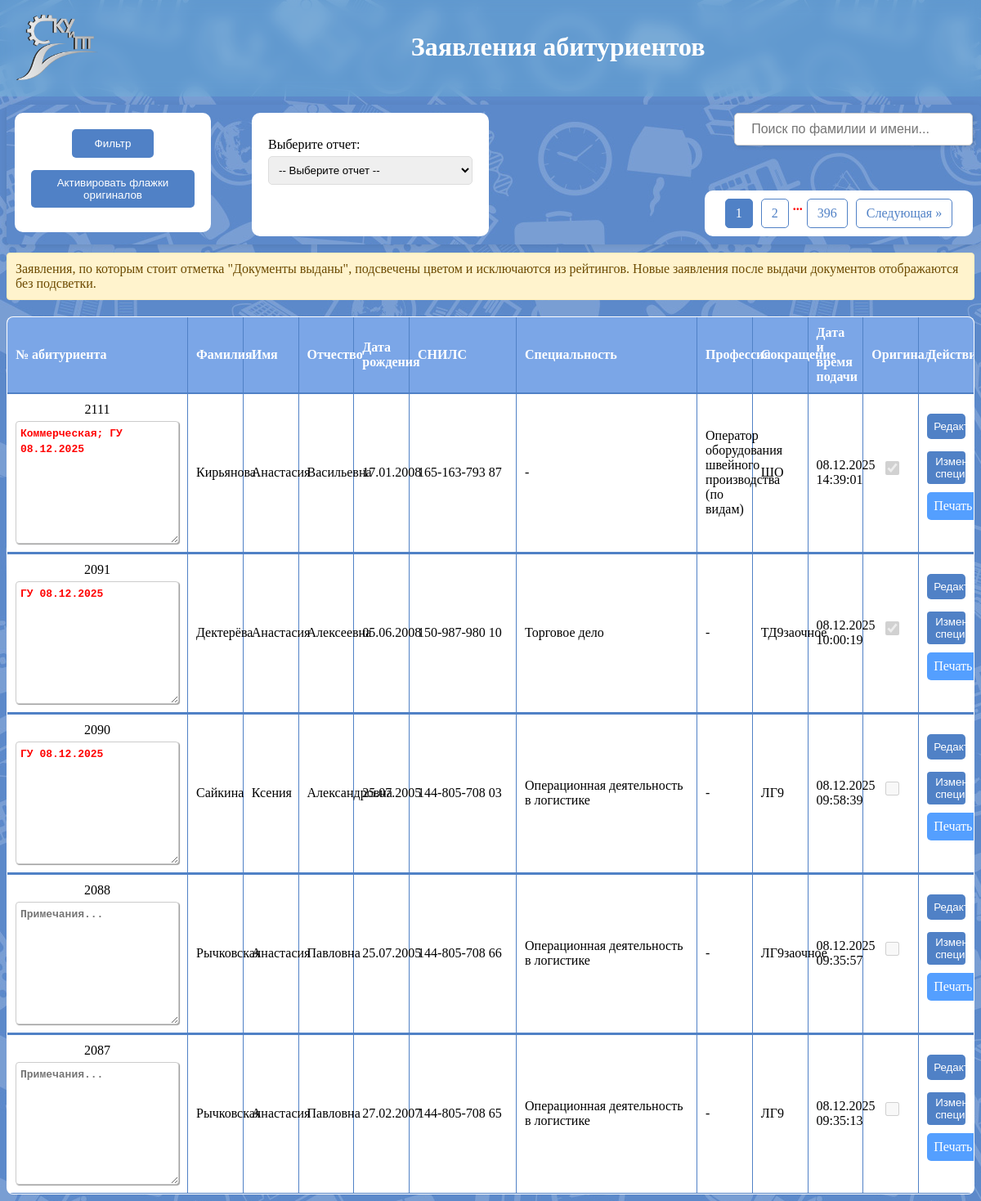
The app's page /pages/zayavleniya.php with its own data.
### tables this page shows
CREATE TABLE `zayav` (
  `id_zayav` int(11) NOT NULL,
  `id_abitur` int(11) NOT NULL,
  `id_spec_prof` int(11) DEFAULT NULL,
  `budzhet` int(11) DEFAULT '1',
  `date` datetime NOT NULL DEFAULT CURRENT_TIMESTAMP,
  `original` tinyint(1) NOT NULL DEFAULT '0',
  `comment` text,
  `issue_note` text,
  `group_id` int(11) DEFAULT NULL
);

CREATE TABLE `profec_spec` (
  `id_prof_spec` int(11) NOT NULL,
  `title` varchar(150) NOT NULL,
  `code` varchar(10) NOT NULL,
  `socr` varchar(20) NOT NULL,
  `ispitanie` int(11) DEFAULT NULL,
  `class` int(11) NOT NULL,
  `forma_obuch` int(11) NOT NULL,
  `kategoriya` int(11) NOT NULL,
  `programm` int(11) NOT NULL,
  `date_sobr` int(11) DEFAULT NULL,
  `date_okonch` int(11) DEFAULT NULL
);

### pages/zayavleniya.php (the view, shortened to what this page needs)
<?php
$host = 'localhost';
$user = 'root';
$password = 'root';
$dbname = 'pk_2025';
$conn = new mysqli($host, $user, $password, $dbname);
$limit = 5;
$page = isset($_GET['page']) ? max((int)$_GET['page'], 1) : 1;
$offset = ($page - 1) * $limit;
$sqlWhere = '';
$sql = "
SELECT
    abit.id_abit,
    abit.familiya,
    abit.imya,
    abit.otchestvo,
    abit.snils,
    abit.date_bd,
    MAX(zayav.date) as latest_date,
    (SELECT comment FROM zayav WHERE id_abitur = abit.id_abit AND comment IS NOT NULL ORDER BY date DESC LIMIT 1) as last_comment
FROM
    abit
JOIN zayav ON abit.id_abit = zayav.id_abitur
JOIN profec_spec ON zayav.id_spec_prof = profec_spec.id_prof_spec
JOIN kat_spec_prof ON profec_spec.kategoriya = kat_spec_prof.id_kat
WHERE 1 $sqlWhere
GROUP BY abit.id_abit, abit.familiya, abit.imya, abit.otchestvo, abit.snils, abit.date_bd
ORDER BY latest_date DESC
LIMIT ? OFFSET ?
";
$stmt = $conn->prepare($sql);
$stmt->bind_param("ii", $limit, $offset);
$stmt->execute();
$result = $stmt->get_result();
$sqlCount = "
SELECT COUNT(DISTINCT abit.id_abit) AS total
FROM abit
JOIN zayav ON abit.id_abit = zayav.id_abitur
JOIN profec_spec ON zayav.id_spec_prof = profec_spec.id_prof_spec
JOIN kat_spec_prof ON profec_spec.kategoriya = kat_spec_prof.id_kat
WHERE 1 $sqlWhere
";
$resultCount = $conn->query($sqlCount);
$totalAbit = $resultCount->fetch_assoc()['total'];
$totalPages = ceil($totalAbit / $limit);
$abitIds = array_column($result->fetch_all(MYSQLI_ASSOC), 'id_abit');
if (!empty($abitIds)) {
    $idsIn = implode(",", array_map('intval', $abitIds));
    $zayavQuery = "
    SELECT
        abit.id_abit,
        abit.familiya,
        abit.imya,
        abit.otchestvo,
        abit.snils,
        abit.date_bd,
        zayav.id_zayav,
        zayav.date,
        zayav.original,
        zayav.comment,
        zayav.issue_note,
        profec_spec.code,
        profec_spec.title AS spec_title,
        profec_spec.socr,
        kat_spec_prof.title AS kategoriya,
        (SELECT comment FROM zayav WHERE id_abitur = abit.id_abit AND comment IS NOT NULL ORDER BY date DESC LIMIT 1) as last_comment
    FROM
        zayav
    JOIN abit ON abit.id_abit = zayav.id_abitur
    JOIN profec_spec ON zayav.id_spec_prof = profec_spec.id_prof_spec
    JOIN kat_spec_prof ON profec_spec.kategoriya = kat_spec_prof.id_kat
    WHERE abit.id_abit IN ($idsIn)
    ORDER BY zayav.date DESC
    ";
    $zayavResult = $conn->query($zayavQuery);
    $abitData = [];
    while ($row = $zayavResult->fetch_assoc()) {
        $idAbit = $row['id_abit'];
        if (!isset($abitData[$idAbit])) {
            $abitData[$idAbit]['familiya'] = $row['familiya'];
            $abitData[$idAbit]['imya'] = $row['imya'];
            $abitData[$idAbit]['otchestvo'] = $row['otchestvo'];
            $abitData[$idAbit]['snils'] = $row['snils'];
            $abitData[$idAbit]['date_bd'] = $row['date_bd'];
            $abitData[$idAbit]['last_comment'] = $row['last_comment'];
        }
        $abitData[$idAbit]['zayavleniya'][] = [
            'code' => $row['code'],
            'spec_title' => $row['kategoriya'] === 'Специальность' ? $row['spec_title'] : '-',
            'profession' => $row['kategoriya'] === 'Профессия' ? $row['spec_title'] : '-',
            'socr' => $row['socr'],
            'date' => $row['date'],
            'id_zayav' => $row['id_zayav'],
            'original' => $row['original'],
            'comment' => $row['comment'],
            'issue_note' => isset($row['issue_note']) ? $row['issue_note'] : null
        ];
    }
}
?>
<!DOCTYPE html>
<html lang="ru">
<head>
    <link rel="stylesheet" href="css/styles.css">
</head>
<body>
<header>
    <div class="blur">
        <img src="img/ykuipt_logo.png" alt="Логотип"><h1>Заявления абитуриентов</h1>
    </div>
</header>
<div class = "search-and-filter">
    <div class = "filter-otchet">
        <div class="filter-cont-btn">
            <button id="openFilter" class="filter-btn">Фильтр</button>
            <button id="activateCheckboxes" class="button">Активировать флажки оригиналов</button>
        </div>
        <div class = "otchet">
    <label for="reportSelector">Выберите отчет:</label>
    <select id="reportSelector" onchange="showReport()">
        <option value="">-- Выберите отчет --</option>
    </select>
    <br><br>
        </div>
    </div>
<div id = "searchContainer">
    <form id="searchForm" method="GET" action="">
        <input type="text" name="search" id="searchInput" placeholder="Поиск по фамилии и имени..."
            value="<?= htmlspecialchars($_GET['search'] ?? '') ?>">
    </form>
</div>
<div class="pagination-filter">
    <?php
    $params = $_GET;
    unset($params['page']);
    $queryString = http_build_query($params);
    function pageLink($pageNum, $currentPage, $queryString) {
        $active = $pageNum == $currentPage ? 'active' : '';
        $link = '?page=' . $pageNum . ($queryString ? '&' . $queryString : '');
        return '<a href="' . htmlspecialchars($link) . '" class="' . $active . '">' . htmlspecialchars($pageNum) . '</a>';
    }
    for ($i = max(1, $page - 1); $i <= min($totalPages, $page + 1); $i++) {
        echo pageLink($i, $page, $queryString);
    }
    if ($page < $totalPages - 1) {
        if ($page + 1 < $totalPages - 1) {
            echo '<span>...</span>';
        }
        echo pageLink($totalPages, $page, $queryString);
    }
    if ($page < $totalPages) {
        echo '<a href="?page=' . ($page + 1) . ($queryString ? '&' . $queryString : '') . '">Следующая »</a>';
    }
    ?>
</div>
</div>
    <?php if (empty($abitData)) : ?>
    <div class = "no-zayav">
        <p>Нет заявлений для отображения</p>
    </div>
    <?php else : ?>
    <div class="issued-legend">
        Заявления, по которым стоит отметка "Документы выданы", подсвечены цветом и исключаются из рейтингов. Новые заявления после выдачи документов отображаются без подсветки.
    </div>
    <table id = "table_zayav">
    <thead>
        <tr>
            <th class="th1">№ абитуриента</th>
            <th>Фамилия</th>
            <th>Имя</th>
            <th>Отчество</th>
            <th>Дата рождения</th>
            <th class="th2">СНИЛС</th>
            <th>Специальность</th>
            <th>Профессия</th>
            <th>Сокращение</th>
            <th>Дата и время подачи</th>
            <th>Оригинал</th>
            <th>Действия</th>
        </tr>
    </thead>
    <tbody>
    <?php
foreach ($abitData as $idAbit => $data) {
    $rowCount = count($data['zayavleniya']);
    if (isset($data['zayavleniya'])) {
        usort($data['zayavleniya'], function($a, $b) {
            return $a['id_zayav'] - $b['id_zayav'];
        });
    }
    echo "<tr class='abit-border-top'><td colspan='12'></td></tr>";
    $firstZayav = array_shift($data['zayavleniya']);
    $isIssued = !empty($firstZayav['issue_note']) && strpos($firstZayav['issue_note'], 'Документы выданы') === 0;
    $issueNote = $isIssued ? htmlspecialchars($firstZayav['issue_note']) : '';
    echo "<tr>";
        echo "<td rowspan='$rowCount' class='td-id'>
            <div class='td-id-content'>" . htmlspecialchars($idAbit) . "
            <textarea
                class='notes-textarea'
                data-abit-id='" . $idAbit . "'
                placeholder='Примечания...'>" . htmlspecialchars($data['last_comment'] ?? '') . "</textarea>
            </div>
        </td>";
    echo "<td rowspan='$rowCount'>" . htmlspecialchars($data['familiya']) . "</td>";
    echo "<td rowspan='$rowCount'>" . htmlspecialchars($data['imya']) . "</td>";
    echo "<td rowspan='$rowCount'>" . htmlspecialchars($data['otchestvo']) . "</td>";
    echo "<td rowspan='$rowCount'>" . date("d.m.Y", strtotime($data['date_bd'])) . "</td>";
    echo "<td rowspan='$rowCount'>" . htmlspecialchars($data['snils']) . "</td>";
    $issueLabel = $issueNote ? "<div class='issued-label'>{$issueNote}</div>" : '';
    $issuedCellClass = $issueNote ? " class='issued-cell'" : '';
    $applyToSpec = $firstZayav['spec_title'] !== '-';
    $specContent = $applyToSpec ? $issueLabel . $firstZayav['spec_title'] : $firstZayav['spec_title'];
    $profContent = !$applyToSpec ? $issueLabel . $firstZayav['profession'] : $firstZayav['profession'];
    echo "<td{$issuedCellClass}>{$specContent}</td>";
    echo "<td{$issuedCellClass}>{$profContent}</td>";
    echo "<td{$issuedCellClass}>" . htmlspecialchars($firstZayav['socr']) . "</td>";
    echo "<td{$issuedCellClass}>" . date("d.m.Y H:i:s", strtotime($firstZayav['date'])) . "</td>";
    $checked = $firstZayav['original'] == 1 ? 'checked' : '';
    echo "<td{$issuedCellClass}><input type='checkbox' class='checkbox-original' data-id='" . $firstZayav['id_zayav'] . "' data-abit-id='" . $idAbit . "' $checked disabled></td>";
    echo "<td{$issuedCellClass}>";
    echo '<button class="btn btn-info view-details" data-id="' . $firstZayav['id_zayav'] . '">Редактировать</button>';
    echo '<button class="btn btn-warning change-spec" data-id="' . $firstZayav['id_zayav'] . '">Изменить специальность</button>';
    echo "<a href='otchet/print_application.php?id=" . $firstZayav['id_zayav'] . "' class='button-print'>Печать</a>";
    echo "</td>";
    echo "</tr>";
    echo "<tr class='abit-border-bottom'><td colspan='12'></td></tr>";
}
?>
    </tbody>
</table>
<?php endif; ?>
</body>
</html>

### css/styles.css (style rules this page uses)
body { font-family: 'Times New Roman', Times, serif; background: url(../img/fon.jpg); }
header img { width: 100px; vertical-align: middle; }
.blur { display: flex; color: white; gap: 33%; background: rgba(119,221,231, 0.2); backdrop-filter: blur(8px); padding: 20px; margin: -10px -8px 10px; }
label { display: block; margin: 10px 0 5px; }
input { width: 91% !important; height: 8px; }
input, select, button, .button-print { width: 100%; padding: 8px; margin-bottom: 15px; border: 1px solid #ddd; border-radius: 5px; }
button, .button-print { width: 100%; display:inline-block; background-color: #5081c6; color: #fff; border: none; cursor: pointer; }
.button-print { text-align: center; width: 95% !important; background-color: #549fff !important; text-decoration: none; }
.checkbox-original { height: 17px !important; cursor: pointer; }
span { color: red; font-weight: bolder; }
table { width: 100%; border-collapse: collapse; margin-top: 20px; background-color: white; border-radius: 8px; overflow: hidden; box-sizing: border-box; }
.abit-border-top td, .abit-border-bottom td { padding: 0; }
table, td, th { border: 1px solid #5081c6; }
.th1 { border-top-left-radius: 8px; }
.th2 { width: 110px; }
th, td { padding: 10px; text-align: left; }
th { background-color: #7ba6e7; color: white; }
textarea { padding: 10px; width: 89%; max-width: 89%; max-height: 100px; line-height: 1.5; border-radius: 5px; border: 1px solid #ccc; box-shadow: 1px 1px 1px #999; }
.notes-textarea { width: 100%; max-width: 100%; min-height: 150px; max-height: 200px; resize: vertical; margin-top: 5px; padding: 5px; font-size: 13px; font-weight: bold; color: red; box-sizing: border-box; overflow: auto; border: 1px solid #ccc; border-radius: 4px; }
.td-id { text-align: center; }
.td-id-content { display: flex; flex-direction: column; align-items: stretch; }
.filter-cont-btn { background: white; padding: 20px; margin-right: 50px; border-radius: 10px; width: 200px; height: 70%; text-align: left; position: relative; }
.filter-btn { margin-left: 50px; padding: 10px 20px; width: 100px !important; background-color: #5081c6; color: white; border: none; cursor: pointer; border-radius: 5px; }
.search-and-filter { display: flex; position: sticky; top: 0; left: 0; width: 99%; border: none; border-radius: 5px; background-image: url(../img/fon.jpg); z-index: 500; padding: 10px; box-shadow: 0 2px 10px rgba(0, 0, 0, 0.1); }
#searchContainer { display: flex; justify-content: flex-end; margin-bottom: 10px; width: 100%; }
#searchInput { padding: 15px 20px; font-size: 16px; border: 1px solid #ccc; border-radius: 5px; width: 250px !important; box-shadow: 2px 2px 5px rgba(0, 0, 0, 0.1); transition: 0.3s; }
.pagination-filter { display: inline-flex; justify-content: center; position: absolute; bottom: 10px; right: 10px; background: white; padding: 10px 20px; border-radius: 10px; }
.pagination-filter a { padding: 8px 12px; margin: 0 5px; text-decoration: none; color: #5081c6; border: 1px solid #5081c6; border-radius: 5px; }
.pagination-filter a.active { background-color: #5081c6; color: white; }
.filter-otchet { display: flex; }
.otchet { background: white; padding: 20px; border-radius: 10px; width: 250px; text-align: left; position: relative; overflow-y: auto; max-height: 100%; }
.btn-warning { background-color: #5081c6; color: #ffffff; border: none; padding: 5px 10px; border-radius: 4px; cursor: pointer; margin-right: 5px; margin-bottom: 10px; display: inline-block; }
.issued-legend { margin: 10px 0; padding: 10px; background: #fff3cd; border: 1px solid #ffeeba; color: #6c4a00; border-radius: 4px; }
#table_zayav { table-layout: fixed; width: 100%; }
#table_zayav th:nth-child(1), #table_zayav td:nth-child(1) { width: 200px; }
#table_zayav th:nth-child(7), #table_zayav td:nth-child(7) { width: 200px; }

### records on screen
zayav: issue_note.title "Оператор оборудования швейного производства (по видам)", date "08.12.2025 14:39:01"
profec_spec: socr "ШО"
zayav: idAbit "2091", value "ГУ 08.12.2025", familiya "Дектерёва", imya "Анастасия", otchestvo "Алексеевна", date_bd "05.06.2008", snils "150-987-980 10", specContent "Торговое дело", id_spec_prof.title "-", id_spec_prof.socr "ТД9заочное", date "08.12.2025 10:00:19"
zayav: idAbit "2090", value "ГУ 08.12.2025", familiya "Сайкина", imya "Ксения", otchestvo "Александровна", date_bd "25.07.2005", snils "144-805-708 03", specContent "Операционная деятельность в логистике", id_spec_prof.title "-", id_spec_prof.socr "ЛГ9", date "08.12.2025 09:58:39"
zayav: idAbit "2088", value "Примечания...", familiya "Рычковская", imya "Анастасия", otchestvo "Павловна", date_bd "25.07.2005", snils "144-805-708 66", specContent "Операционная деятельность в логистике", id_spec_prof.title "-", id_spec_prof.socr "ЛГ9заочное", date "08.12.2025 09:35:57"
zayav: idAbit "2087", value "Примечания...", familiya "Рычковская", imya "Анастасия", otchestvo "Павловна", date_bd "27.02.2007", snils "144-805-708 65", specContent "Операционная деятельность в логистике", id_spec_prof.title "-", id_spec_prof.socr "ЛГ9", date "08.12.2025 09:35:13"

### other values on screen
$pageNum "1"
$pageNum "2"
$pageNum "396"
$idAbit "2111"
$data['familiya'] "Кирьянова"
$data['imya'] "Анастасия"
$data['otchestvo'] "Васильевна"
date("d.m.Y", strtotime($data['date_bd'])) "17.01.2008"
$data['snils'] "165-163-793 87"
$specContent "-"
